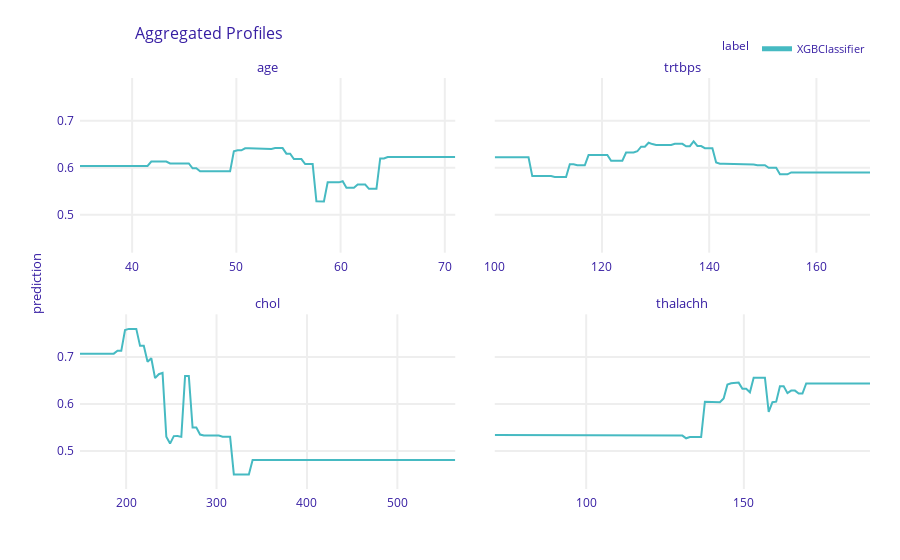

Source (notebook cell):
### Code cell
pdp.plot(variables=variables)

### Figure 1 — Plotly figure (JSON) as saved in the notebook; plotly's stock layout.template omitted (floating-point values rounded to 4 significant figures; data arrays with more than 128 entries replaced by an {"elided": "..."} marker saying what was removed)
{"data": [{"customdata": {"elided": "101x3 mixed values"}, "hovertemplate": "<b>%{hovertext}</b><br><br>prediction=%{y:.3f}<br>mean_prediction=%{customdata[0]:.3f}<extra></extra>", "hovertext": ["XGBClassifier", "XGBClassifier", "XGBClassifier", "XGBClassifier", "XGBClassifier", "XGBClassifier", "XGBClassifier", "XGBClassifier", "XGBClassifier", "XGBClassifier", "XGBClassifier", "XGBClassifier", "XGBClassifier", "XGBClassifier", "XGBClassifier", "XGBClassifier", "XGBClassifier", "XGBClassifier", "XGBClassifier", "XGBClassifier", "XGBClassifier", "XGBClassifier", "XGBClassifier", "XGBClassifier", "XGBClassifier", "XGBClassifier", "XGBClassifier", "XGBClassifier", "XGBClassifier", "XGBClassifier", "XGBClassifier", "XGBClassifier", "XGBClassifier", "XGBClassifier", "XGBClassifier", "XGBClassifier", "XGBClassifier", "XGBClassifier", "XGBClassifier", "XGBClassifier", "XGBClassifier", "XGBClassifier", "XGBClassifier", "XGBClassifier", "XGBClassifier", "XGBClassifier", "XGBClassifier", "XGBClassifier", "XGBClassifier", "XGBClassifier", "XGBClassifier", "XGBClassifier", "XGBClassifier", "XGBClassifier", "XGBClassifier", "XGBClassifier", "XGBClassifier", "XGBClassifier", "XGBClassifier", "XGBClassifier", "XGBClassifier", "XGBClassifier", "XGBClassifier", "XGBClassifier", "XGBClassifier", "XGBClassifier", "XGBClassifier", "XGBClassifier", "XGBClassifier", "XGBClassifier", "XGBClassifier", "XGBClassifier", "XGBClassifier", "XGBClassifier", "XGBClassifier", "XGBClassifier", "XGBClassifier", "XGBClassifier", "XGBClassifier", "XGBClassifier", "XGBClassifier", "XGBClassifier", "XGBClassifier", "XGBClassifier", "XGBClassifier", "XGBClassifier", "XGBClassifier", "XGBClassifier", "XGBClassifier", "XGBClassifier", "XGBClassifier", "XGBClassifier", "XGBClassifier", "XGBClassifier", "XGBClassifier", "XGBClassifier", "XGBClassifier", "XGBClassifier", "XGBClassifier", "XGBClassifier", "XGBClassifier"], "legendgroup": "XGBClassifier", "line": {"color": "#46bac2", "dash": "solid", "width": 2}, "marker": {"symbol": "circle"}, "mode": "lines", "name": "XGBClassifier", "opacity": 1, "orientation": "v", "showlegend": true, "type": "scatter", "x": [35, 35.36, 35.72, 36.08, 36.44, 36.8, 37.16, 37.52, 37.88, 38.24, 38.6, 38.96, 39.32, 39.68, 40.04, 40.4, 40.76, 41.12, 41.48, 41.84, 42.2, 42.56, 42.92, 43.28, 43.64, 44, 44.36, 44.72, 45.08, 45.44, 45.8, 46.16, 46.52, 46.88, 47.24, 47.6, 47.96, 48.32, 48.68, 49.04, 49.4, 49.76, 50.12, 50.48, 50.84, 51.2, 51.56, 51.92, 52.28, 52.64, 53, 53.36, 53.72, 54.08, 54.44, 54.8, 55.16, 55.52, 55.88, 56.24, 56.6, 56.96, 57.32, 57.68, 58.04, 58.4, 58.76, 59.12, 59.48, 59.84, 60.2, 60.56, 60.92, 61.28, 61.64, 62, 62.36, 62.72, 63.08, 63.44, 63.8, 64.16, 64.52, 64.88, 65.24, 65.6, 65.96, 66.32, 66.68, 67.04, 67.4, 67.76, 68.12, 68.48, 68.84, 69.2, 69.56, 69.92, 70.28, 70.64, 71], "xaxis": "x3", "y": [0.6039, 0.6039, 0.6039, 0.6039, 0.6039, 0.6039, 0.6039, 0.6039, 0.6039, 0.6039, 0.6039, 0.6039, 0.6039, 0.6039, 0.6039, 0.6039, 0.6039, 0.6039, 0.6039, 0.6132, 0.6132, 0.6132, 0.6132, 0.6132, 0.6091, 0.6091, 0.6091, 0.6091, 0.6091, 0.6091, 0.5988, 0.5988, 0.5924, 0.5924, 0.5924, 0.5924, 0.5924, 0.5924, 0.5924, 0.5924, 0.5924, 0.6349, 0.637, 0.637, 0.6414, 0.6414, 0.6414, 0.6414, 0.6414, 0.6414, 0.6401, 0.6401, 0.6418, 0.6418, 0.6418, 0.63, 0.63, 0.6185, 0.6185, 0.6185, 0.6078, 0.6078, 0.6078, 0.5285, 0.5282, 0.5282, 0.5689, 0.5689, 0.5689, 0.5689, 0.5713, 0.5574, 0.5574, 0.5574, 0.5641, 0.5641, 0.5641, 0.5551, 0.5551, 0.5551, 0.6199, 0.6199, 0.6229, 0.6229, 0.6229, 0.6229, 0.6229, 0.6229, 0.6229, 0.6229, 0.6229, 0.6229, 0.6229, 0.6229, 0.6229, 0.6229, 0.6229, 0.6229, 0.6229, 0.6229, 0.6229], "yaxis": "y3"}, {"customdata": {"elided": "101x3 mixed values"}, "hovertemplate": "<b>%{hovertext}</b><br><br>prediction=%{y:.3f}<br>mean_prediction=%{customdata[0]:.3f}<extra></extra>", "hovertext": ["XGBClassifier", "XGBClassifier", "XGBClassifier", "XGBClassifier", "XGBClassifier", "XGBClassifier", "XGBClassifier", "XGBClassifier", "XGBClassifier", "XGBClassifier", "XGBClassifier", "XGBClassifier", "XGBClassifier", "XGBClassifier", "XGBClassifier", "XGBClassifier", "XGBClassifier", "XGBClassifier", "XGBClassifier", "XGBClassifier", "XGBClassifier", "XGBClassifier", "XGBClassifier", "XGBClassifier", "XGBClassifier", "XGBClassifier", "XGBClassifier", "XGBClassifier", "XGBClassifier", "XGBClassifier", "XGBClassifier", "XGBClassifier", "XGBClassifier", "XGBClassifier", "XGBClassifier", "XGBClassifier", "XGBClassifier", "XGBClassifier", "XGBClassifier", "XGBClassifier", "XGBClassifier", "XGBClassifier", "XGBClassifier", "XGBClassifier", "XGBClassifier", "XGBClassifier", "XGBClassifier", "XGBClassifier", "XGBClassifier", "XGBClassifier", "XGBClassifier", "XGBClassifier", "XGBClassifier", "XGBClassifier", "XGBClassifier", "XGBClassifier", "XGBClassifier", "XGBClassifier", "XGBClassifier", "XGBClassifier", "XGBClassifier", "XGBClassifier", "XGBClassifier", "XGBClassifier", "XGBClassifier", "XGBClassifier", "XGBClassifier", "XGBClassifier", "XGBClassifier", "XGBClassifier", "XGBClassifier", "XGBClassifier", "XGBClassifier", "XGBClassifier", "XGBClassifier", "XGBClassifier", "XGBClassifier", "XGBClassifier", "XGBClassifier", "XGBClassifier", "XGBClassifier", "XGBClassifier", "XGBClassifier", "XGBClassifier", "XGBClassifier", "XGBClassifier", "XGBClassifier", "XGBClassifier", "XGBClassifier", "XGBClassifier", "XGBClassifier", "XGBClassifier", "XGBClassifier", "XGBClassifier", "XGBClassifier", "XGBClassifier", "XGBClassifier", "XGBClassifier", "XGBClassifier", "XGBClassifier", "XGBClassifier"], "legendgroup": "XGBClassifier", "line": {"color": "#46bac2", "dash": "solid", "width": 2}, "marker": {"symbol": "circle"}, "mode": "lines", "name": "XGBClassifier", "opacity": 1, "orientation": "v", "showlegend": false, "type": "scatter", "x": [100, 100.7, 101.4, 102.1, 102.8, 103.5, 104.2, 104.9, 105.6, 106.3, 107, 107.7, 108.4, 109.1, 109.8, 110.5, 111.2, 111.9, 112.6, 113.3, 114, 114.7, 115.4, 116.1, 116.8, 117.5, 118.2, 118.9, 119.6, 120.3, 121, 121.7, 122.4, 123.1, 123.8, 124.5, 125.2, 125.9, 126.6, 127.3, 128, 128.7, 129.4, 130.1, 130.8, 131.5, 132.2, 132.9, 133.6, 134.3, 135, 135.7, 136.4, 137.1, 137.8, 138.5, 139.2, 139.9, 140.6, 141.3, 142, 142.7, 143.4, 144.1, 144.8, 145.5, 146.2, 146.9, 147.6, 148.3, 149, 149.7, 150.4, 151.1, 151.8, 152.5, 153.2, 153.9, 154.6, 155.3, 156, 156.7, 157.4, 158.1, 158.8, 159.5, 160.2, 160.9, 161.6, 162.3, 163, 163.7, 164.4, 165.1, 165.8, 166.5, 167.2, 167.9, 168.6, 169.3, 170], "xaxis": "x4", "y": [0.6223, 0.6223, 0.6223, 0.6223, 0.6223, 0.6223, 0.6223, 0.6223, 0.6223, 0.6223, 0.5821, 0.5821, 0.5821, 0.5821, 0.5821, 0.5821, 0.5805, 0.5805, 0.5805, 0.5805, 0.6076, 0.6076, 0.6052, 0.6052, 0.6052, 0.6271, 0.6271, 0.6271, 0.6274, 0.6274, 0.6274, 0.615, 0.615, 0.615, 0.615, 0.6324, 0.6324, 0.6324, 0.6351, 0.6449, 0.6449, 0.6533, 0.6504, 0.6486, 0.6486, 0.6484, 0.6484, 0.6484, 0.651, 0.651, 0.651, 0.6458, 0.6458, 0.656, 0.6463, 0.6463, 0.6418, 0.6418, 0.6418, 0.6111, 0.6085, 0.6085, 0.6085, 0.6085, 0.6085, 0.6085, 0.6085, 0.6085, 0.6069, 0.6069, 0.6053, 0.6053, 0.6053, 0.5997, 0.5997, 0.5997, 0.5859, 0.5859, 0.5859, 0.5901, 0.5901, 0.5901, 0.5901, 0.5901, 0.5901, 0.5901, 0.5901, 0.5901, 0.5901, 0.5901, 0.5901, 0.5901, 0.5901, 0.5901, 0.5901, 0.5901, 0.5901, 0.5901, 0.5901, 0.5901, 0.5901], "yaxis": "y4"}, {"customdata": {"elided": "101x3 mixed values"}, "hovertemplate": "<b>%{hovertext}</b><br><br>prediction=%{y:.3f}<br>mean_prediction=%{customdata[0]:.3f}<extra></extra>", "hovertext": ["XGBClassifier", "XGBClassifier", "XGBClassifier", "XGBClassifier", "XGBClassifier", "XGBClassifier", "XGBClassifier", "XGBClassifier", "XGBClassifier", "XGBClassifier", "XGBClassifier", "XGBClassifier", "XGBClassifier", "XGBClassifier", "XGBClassifier", "XGBClassifier", "XGBClassifier", "XGBClassifier", "XGBClassifier", "XGBClassifier", "XGBClassifier", "XGBClassifier", "XGBClassifier", "XGBClassifier", "XGBClassifier", "XGBClassifier", "XGBClassifier", "XGBClassifier", "XGBClassifier", "XGBClassifier", "XGBClassifier", "XGBClassifier", "XGBClassifier", "XGBClassifier", "XGBClassifier", "XGBClassifier", "XGBClassifier", "XGBClassifier", "XGBClassifier", "XGBClassifier", "XGBClassifier", "XGBClassifier", "XGBClassifier", "XGBClassifier", "XGBClassifier", "XGBClassifier", "XGBClassifier", "XGBClassifier", "XGBClassifier", "XGBClassifier", "XGBClassifier", "XGBClassifier", "XGBClassifier", "XGBClassifier", "XGBClassifier", "XGBClassifier", "XGBClassifier", "XGBClassifier", "XGBClassifier", "XGBClassifier", "XGBClassifier", "XGBClassifier", "XGBClassifier", "XGBClassifier", "XGBClassifier", "XGBClassifier", "XGBClassifier", "XGBClassifier", "XGBClassifier", "XGBClassifier", "XGBClassifier", "XGBClassifier", "XGBClassifier", "XGBClassifier", "XGBClassifier", "XGBClassifier", "XGBClassifier", "XGBClassifier", "XGBClassifier", "XGBClassifier", "XGBClassifier", "XGBClassifier", "XGBClassifier", "XGBClassifier", "XGBClassifier", "XGBClassifier", "XGBClassifier", "XGBClassifier", "XGBClassifier", "XGBClassifier", "XGBClassifier", "XGBClassifier", "XGBClassifier", "XGBClassifier", "XGBClassifier", "XGBClassifier", "XGBClassifier", "XGBClassifier", "XGBClassifier", "XGBClassifier", "XGBClassifier"], "legendgroup": "XGBClassifier", "line": {"color": "#46bac2", "dash": "solid", "width": 2}, "marker": {"symbol": "circle"}, "mode": "lines", "name": "XGBClassifier", "opacity": 1, "orientation": "v", "showlegend": false, "type": "scatter", "x": [149, 153.2, 157.3, 161.4, 165.6, 169.8, 173.9, 178.1, 182.2, 186.3, 190.5, 194.7, 198.8, 202.9, 207.1, 211.2, 215.4, 219.6, 223.7, 227.9, 232, 236.2, 240.3, 244.4, 248.6, 252.8, 256.9, 261.1, 265.2, 269.4, 273.5, 277.6, 281.8, 286.0, 290.1, 294.2, 298.4, 302.6, 306.7, 310.9, 315, 319.1, 323.3, 327.5, 331.6, 335.8, 339.9, 344.1, 348.2, 352.4, 356.5, 360.6, 364.8, 369.0, 373.1, 377.2, 381.4, 385.6, 389.7, 393.9, 398, 402.2, 406.3, 410.5, 414.6, 418.8, 422.9, 427.1, 431.2, 435.4, 439.5, 443.7, 447.8, 452.0, 456.1, 460.2, 464.4, 468.6, 472.7, 476.9, 481, 485.2, 489.3, 493.5, 497.6, 501.8, 505.9, 510.1, 514.2, 518.4, 522.5, 526.7, 530.8, 535.0, 539.1, 543.2, 547.4, 551.5, 555.7, 559.9, 564], "xaxis": "x", "y": [0.7074, 0.7074, 0.7074, 0.7074, 0.7074, 0.7074, 0.7074, 0.7074, 0.7074, 0.7074, 0.7135, 0.7135, 0.7578, 0.7602, 0.7602, 0.7602, 0.724, 0.724, 0.6899, 0.6976, 0.6552, 0.6636, 0.6665, 0.5304, 0.5158, 0.5317, 0.532, 0.5301, 0.6598, 0.6598, 0.5499, 0.5499, 0.5351, 0.5329, 0.5329, 0.5329, 0.5329, 0.5329, 0.5306, 0.5306, 0.5306, 0.4501, 0.4501, 0.4501, 0.4501, 0.4501, 0.4808, 0.4808, 0.4808, 0.4808, 0.4808, 0.4808, 0.4808, 0.4808, 0.4808, 0.4808, 0.4808, 0.4808, 0.4808, 0.4808, 0.4808, 0.4808, 0.4808, 0.4808, 0.4808, 0.4808, 0.4808, 0.4808, 0.4808, 0.4808, 0.4808, 0.4808, 0.4808, 0.4808, 0.4808, 0.4808, 0.4808, 0.4808, 0.4808, 0.4808, 0.4808, 0.4808, 0.4808, 0.4808, 0.4808, 0.4808, 0.4808, 0.4808, 0.4808, 0.4808, 0.4808, 0.4808, 0.4808, 0.4808, 0.4808, 0.4808, 0.4808, 0.4808, 0.4808, 0.4808, 0.4808], "yaxis": "y"}, {"customdata": {"elided": "101x3 mixed values"}, "hovertemplate": "<b>%{hovertext}</b><br><br>prediction=%{y:.3f}<br>mean_prediction=%{customdata[0]:.3f}<extra></extra>", "hovertext": ["XGBClassifier", "XGBClassifier", "XGBClassifier", "XGBClassifier", "XGBClassifier", "XGBClassifier", "XGBClassifier", "XGBClassifier", "XGBClassifier", "XGBClassifier", "XGBClassifier", "XGBClassifier", "XGBClassifier", "XGBClassifier", "XGBClassifier", "XGBClassifier", "XGBClassifier", "XGBClassifier", "XGBClassifier", "XGBClassifier", "XGBClassifier", "XGBClassifier", "XGBClassifier", "XGBClassifier", "XGBClassifier", "XGBClassifier", "XGBClassifier", "XGBClassifier", "XGBClassifier", "XGBClassifier", "XGBClassifier", "XGBClassifier", "XGBClassifier", "XGBClassifier", "XGBClassifier", "XGBClassifier", "XGBClassifier", "XGBClassifier", "XGBClassifier", "XGBClassifier", "XGBClassifier", "XGBClassifier", "XGBClassifier", "XGBClassifier", "XGBClassifier", "XGBClassifier", "XGBClassifier", "XGBClassifier", "XGBClassifier", "XGBClassifier", "XGBClassifier", "XGBClassifier", "XGBClassifier", "XGBClassifier", "XGBClassifier", "XGBClassifier", "XGBClassifier", "XGBClassifier", "XGBClassifier", "XGBClassifier", "XGBClassifier", "XGBClassifier", "XGBClassifier", "XGBClassifier", "XGBClassifier", "XGBClassifier", "XGBClassifier", "XGBClassifier", "XGBClassifier", "XGBClassifier", "XGBClassifier", "XGBClassifier", "XGBClassifier", "XGBClassifier", "XGBClassifier", "XGBClassifier", "XGBClassifier", "XGBClassifier", "XGBClassifier", "XGBClassifier", "XGBClassifier", "XGBClassifier", "XGBClassifier", "XGBClassifier", "XGBClassifier", "XGBClassifier", "XGBClassifier", "XGBClassifier", "XGBClassifier", "XGBClassifier", "XGBClassifier", "XGBClassifier", "XGBClassifier", "XGBClassifier", "XGBClassifier", "XGBClassifier", "XGBClassifier", "XGBClassifier", "XGBClassifier", "XGBClassifier", "XGBClassifier"], "legendgroup": "XGBClassifier", "line": {"color": "#46bac2", "dash": "solid", "width": 2}, "marker": {"symbol": "circle"}, "mode": "lines", "name": "XGBClassifier", "opacity": 1, "orientation": "v", "showlegend": false, "type": "scatter", "x": [71, 72.19, 73.38, 74.57, 75.76, 76.95, 78.14, 79.33, 80.52, 81.71, 82.9, 84.09, 85.28, 86.47, 87.66, 88.85, 90.04, 91.23, 92.42, 93.61, 94.8, 95.99, 97.18, 98.37, 99.56, 100.8, 101.9, 103.1, 104.3, 105.5, 106.7, 107.9, 109.1, 110.3, 111.5, 112.7, 113.8, 115.0, 116.2, 117.4, 118.6, 119.8, 121.0, 122.2, 123.4, 124.5, 125.7, 126.9, 128.1, 129.3, 130.5, 131.7, 132.9, 134.1, 135.3, 136.4, 137.6, 138.8, 140.0, 141.2, 142.4, 143.6, 144.8, 146.0, 147.2, 148.3, 149.5, 150.7, 151.9, 153.1, 154.3, 155.5, 156.7, 157.9, 159.1, 160.2, 161.4, 162.6, 163.8, 165.0, 166.2, 167.4, 168.6, 169.8, 171.0, 172.1, 173.3, 174.5, 175.7, 176.9, 178.1, 179.3, 180.5, 181.7, 182.9, 184.1, 185.2, 186.4, 187.6, 188.8, 190], "xaxis": "x2", "y": [0.534, 0.534, 0.534, 0.534, 0.534, 0.534, 0.534, 0.534, 0.534, 0.534, 0.534, 0.534, 0.534, 0.534, 0.534, 0.534, 0.534, 0.534, 0.534, 0.534, 0.534, 0.534, 0.534, 0.534, 0.534, 0.534, 0.534, 0.534, 0.534, 0.534, 0.5328, 0.5328, 0.5328, 0.5328, 0.5328, 0.5328, 0.5328, 0.5328, 0.5328, 0.5328, 0.5328, 0.5328, 0.5328, 0.5328, 0.5328, 0.5328, 0.5328, 0.5328, 0.5328, 0.5328, 0.5328, 0.5271, 0.5298, 0.5298, 0.5298, 0.5298, 0.605, 0.605, 0.6037, 0.6037, 0.6037, 0.6121, 0.6414, 0.6441, 0.6441, 0.6457, 0.6324, 0.6324, 0.625, 0.6563, 0.6563, 0.6563, 0.6563, 0.5831, 0.6039, 0.6051, 0.6379, 0.6379, 0.6233, 0.6287, 0.6287, 0.6225, 0.6225, 0.644, 0.644, 0.644, 0.644, 0.644, 0.644, 0.644, 0.644, 0.644, 0.644, 0.644, 0.644, 0.644, 0.644, 0.644, 0.644, 0.644, 0.644], "yaxis": "y2"}], "layout": {"annotations": [{"font": {"size": 13}, "showarrow": false, "text": "chol", "x": 0.2375, "xanchor": "center", "xref": "paper", "y": 0.425, "yanchor": "bottom", "yref": "paper"}, {"font": {"size": 13}, "showarrow": false, "text": "thalachh", "x": 0.7625, "xanchor": "center", "xref": "paper", "y": 0.425, "yanchor": "bottom", "yref": "paper"}, {"font": {"size": 13}, "showarrow": false, "text": "age", "x": 0.2375, "xanchor": "center", "xref": "paper", "y": 1, "yanchor": "bottom", "yref": "paper"}, {"font": {"size": 13}, "showarrow": false, "text": "trtbps", "x": 0.7625, "xanchor": "center", "xref": "paper", "y": 1, "yanchor": "bottom", "yref": "paper"}, {"font": {"size": 13}, "showarrow": false, "text": "prediction", "textangle": -90, "x": -0.07, "xref": "paper", "y": 0.5, "yref": "paper"}], "autosize": true, "font": {"color": "#371ea3"}, "hovermode": "x unified", "legend": {"font": {"size": 11}, "itemsizing": "constant", "orientation": "h", "title": {"font": {"size": 12}, "text": "label"}, "tracegroupgap": 0, "x": 1, "xanchor": "right", "y": 1.036, "yanchor": "bottom"}, "margin": {"b": 71, "r": 30, "t": 78}, "title": {"font": {"size": 16}, "text": "Aggregated Profiles", "x": 0.15}, "xaxis": {"anchor": "y", "automargin": true, "autorange": true, "domain": [0, 0.475], "fixedrange": true, "gridwidth": 2, "range": [149, 564], "showticklabels": true, "tickcolor": "white", "ticklen": 3, "ticks": "outside", "title": {"text": ""}, "type": "linear", "zeroline": false}, "xaxis2": {"anchor": "y2", "automargin": true, "autorange": true, "domain": [0.525, 1], "fixedrange": true, "gridwidth": 2, "range": [71, 190], "showticklabels": true, "tickcolor": "white", "ticklen": 3, "ticks": "outside", "title": {"text": ""}, "type": "linear", "zeroline": false}, "xaxis3": {"anchor": "y3", "automargin": true, "autorange": true, "domain": [0, 0.475], "fixedrange": true, "gridwidth": 2, "range": [35, 71], "showticklabels": true, "tickcolor": "white", "ticklen": 3, "ticks": "outside", "title": {"text": ""}, "type": "linear", "zeroline": false}, "xaxis4": {"anchor": "y4", "automargin": true, "autorange": true, "domain": [0.525, 1], "fixedrange": true, "gridwidth": 2, "range": [100, 170], "showticklabels": true, "tickcolor": "white", "ticklen": 3, "ticks": "outside", "title": {"text": ""}, "type": "linear", "zeroline": false}, "yaxis": {"anchor": "x", "automargin": true, "domain": [0, 0.425], "fixedrange": true, "gridwidth": 2, "range": [0.4191, 0.7912], "tickcolor": "white", "ticklen": 3, "ticks": "outside", "title": {"text": ""}, "type": "linear", "zeroline": false}, "yaxis2": {"anchor": "x2", "automargin": true, "domain": [0, 0.425], "fixedrange": true, "gridwidth": 2, "matches": "y", "showticklabels": false, "tickcolor": "white", "ticklen": 3, "ticks": "outside", "title": {"text": ""}, "type": "linear", "zeroline": false}, "yaxis3": {"anchor": "x3", "automargin": true, "domain": [0.575, 1], "fixedrange": true, "gridwidth": 2, "matches": "y", "range": [0.4191, 0.7912], "tickcolor": "white", "ticklen": 3, "ticks": "outside", "title": {"text": ""}, "type": "linear", "zeroline": false}, "yaxis4": {"anchor": "x4", "automargin": true, "domain": [0.575, 1], "fixedrange": true, "gridwidth": 2, "matches": "y", "showticklabels": false, "tickcolor": "white", "ticklen": 3, "ticks": "outside", "title": {"text": ""}, "type": "linear", "zeroline": false}}}
